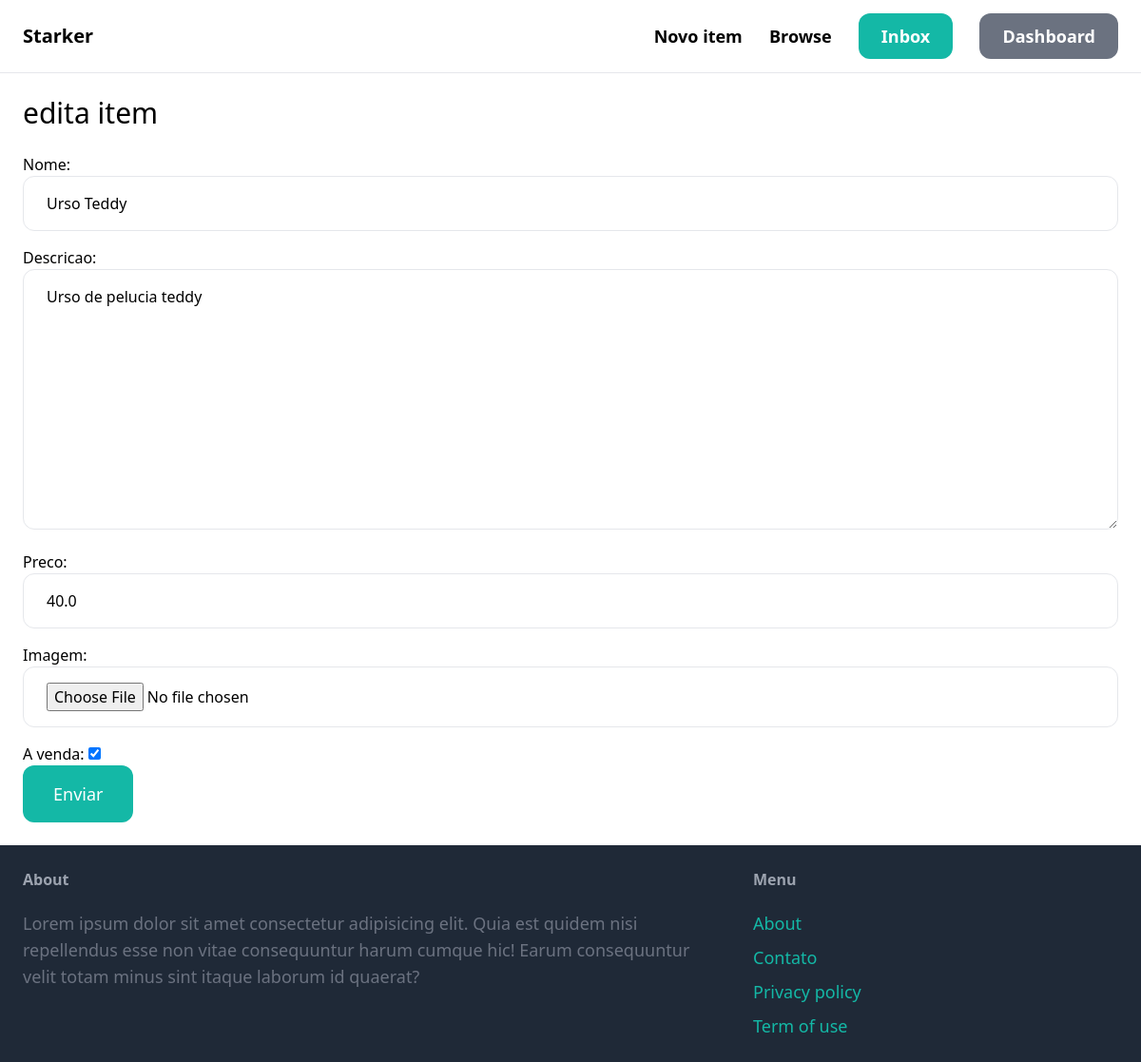
The app's page /item/edita/1 (signed in) with its own data.
### item/models.py (models this page shows, shortened)
class Item(models.Model):
    categoria = models.ForeignKey(Category, related_name='items', on_delete=models.CASCADE)
    nome = models.CharField(max_length=255)
    descricao = models.TextField(blank=True, null=True)
    preco = models.FloatField()
    imagem = models.ImageField(upload_to='images', blank=True, null=True)
    a_venda = models.BooleanField(default=False)
    criado_por = models.ForeignKey(User, related_name='items', on_delete=models.CASCADE)
    criado_em = models.DateTimeField(auto_now_add=True)

### item/views.py (the view)
# urls.py: path('edita/<int:id>', edita, name='edita'),
@login_required
def edita(request, id):
    item = get_object_or_404(Item, id=id, criado_por=request.user)
    if request.method == 'POST':
        form = EditaItemForm(request.POST, request.FILES, instance=item)
        if form.is_valid():
            form.save()
            return redirect('item:detalhes', id=item.id)
    else:
        form = EditaItemForm(instance=item)
    context = {
        'form': form,
        'title': 'edita item'
    }
    return render(request, 'item/form.html', context)

### item/forms.py
class EditaItemForm(forms.ModelForm):
    class Meta:
        model = Item
        fields = ('nome', 'descricao', 'preco', 'imagem', 'a_venda')
        widgets = {
            'nome': forms.TextInput(attrs={
                'class': INPUT_CLASSES
            }),
            'descricao': forms.Textarea(attrs={
                'class': INPUT_CLASSES
            }),
            'preco': forms.TextInput(attrs={
                'class': INPUT_CLASSES
            }),
            'imagem': forms.FileInput(attrs={
                'class': INPUT_CLASSES
            })
        }

### item/templates/item/form.html (shortened to what this page needs)
{%extends 'base.html'%}
{%block content%}
<h1 class="mb-6 text-3xl">{{title}}</h1>
<form action="" method="post" enctype="multipart/form-data">
    <div class="space-y-4">
        {{form.as_p}}
    </div>
    <button class="py-4 px-8 text-lg bg-teal-500 hover:bg-teal-700 rounded-xl text-white">Enviar</button>
</form>
{%endblock content%}

### records on screen
Item: nome "Urso Teddy", descricao "Urso de pelucia teddy", preco "40.0", a_venda "☑"

### other values on screen
{{ title }} "edita item"
